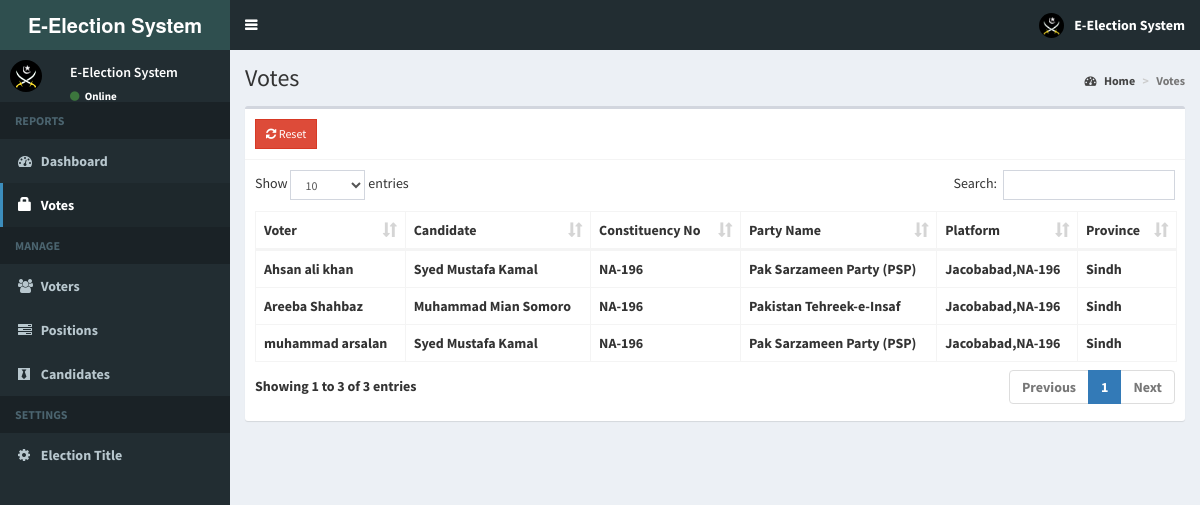
Screenshot of /admin/votes.php (signed in) with the database file from the repository.
### tables this page shows
CREATE TABLE `list_votes` (
  `id` int(11) NOT NULL,
  `voters_id` int(11) NOT NULL,
  `candidate_id` int(11) NOT NULL,
  `constituency_no` varchar(15) NOT NULL,
  `party_name` varchar(30) NOT NULL,
  `platform` varchar(30) NOT NULL,
  `province` varchar(20) NOT NULL
);

CREATE TABLE `voters` (
  `id` int(11) NOT NULL,
  `name` varchar(30) NOT NULL,
  `mobile_no` varchar(13) NOT NULL,
  `address` varchar(100) NOT NULL,
  `nic_no` varchar(20) NOT NULL,
  `constituency_name` varchar(30) NOT NULL,
  `province_name` varchar(30) NOT NULL,
  `voters_id` varchar(15) NOT NULL,
  `password` varchar(60) NOT NULL,
  `photo` varchar(150) NOT NULL,
  `reset_vote` int(1) NOT NULL,
  `otp_code` varchar(6) NOT NULL
);

CREATE TABLE `candidate_list` (
  `id` int(50) NOT NULL,
  `name` varchar(50) NOT NULL,
  `email` varchar(50) NOT NULL,
  `mobile_no` varchar(50) NOT NULL,
  `nic_no` varchar(50) NOT NULL,
  `party_name` varchar(50) NOT NULL,
  `party_logo` longblob NOT NULL,
  `photo` longblob NOT NULL,
  `position_id` int(11) NOT NULL,
  `candidate_id` varchar(15) NOT NULL,
  `constitution_name` varchar(50) NOT NULL,
  `constituency_no` varchar(50) NOT NULL,
  `province` varchar(255) NOT NULL,
  `platform` text NOT NULL,
  `password` varchar(60) NOT NULL
);

### admin/includes/session.php (called while the page is built, shortened)
<?php
	include 'includes/conn.php';
	$sql = "SELECT * FROM admin WHERE id = '".$_SESSION['admin']."'";
	$query = $conn->query($sql);
	$user = $query->fetch_assoc();
?>

### admin/votes.php (the view, shortened to what this page needs)
<?php include 'includes/session.php'; ?>
<?php include 'includes/header.php'; ?>
<body class="hold-transition skin-blue sidebar-mini">
<div class="wrapper">
  <?php include 'includes/navbar.php'; ?>
  <?php include 'includes/menubar.php'; ?>
  <div class="content-wrapper">
    <section class="content-header">
      <h1>
        Votes
      </h1>
      <ol class="breadcrumb">
        <li><a href="#"><i class="fa fa-dashboard"></i> Home</a></li>
        <li class="active">Votes</li>
      </ol>
    </section>
    <section class="content">
      <div class="row">
        <div class="col-xs-12">
          <div class="box">
            <div class="box-header with-border">
              <a href="#reset" data-toggle="modal" class="btn btn-danger btn-sm btn-flat"><i class="fa fa-refresh"></i> Reset</a>
            </div>
            <div class="box-body">
              <table id="example1" class="table table-bordered">
                <thead>
                  <th>Voter</th>
                  <th>Candidate</th>
                  <th>Constituency No</th>
                  <th>Party Name</th>
                  <th>Platform</th>
                  <th>Province</th>
                </thead>
                <tbody>
                  <?php
                    $sql = "SELECT *, candidate_list.name AS canName,voters.name AS votName FROM list_votes LEFT JOIN candidate_list ON candidate_list.id=list_votes.candidate_id LEFT JOIN voters ON voters.id=list_votes.voters_id";
                    $query = $conn->query($sql);
                    while($row = $query->fetch_assoc()){
                      echo "
                        <tr>
                          <td class='hidden'></td>
                          <td>".$row['votName']."</td>
                          <td>".$row['canName']."</td>
                          <td>".$row['constituency_no']."</td>
                          <td>".$row['party_name']."</td>
                          <td>".$row['platform']."</td>
                          <td>".$row['province']."</td>
                        </tr>
                      ";
                    }
                  ?>
                </tbody>
              </table>
            </div>
          </div>
        </div>
      </div>
    </section>
  </div>
</div>
</body>
</html>

### admin/includes/navbar.php (shortened to what this page needs)
<header class="main-header">
  <a href="home.php" class="logo">
    <span class="logo-lg"><b>E-Election System </span>
  </a>
  <nav class="navbar navbar-static-top">
    <a href="#" class="sidebar-toggle" data-toggle="push-menu" role="button">
    </a>
    <div class="navbar-custom-menu">
      <ul class="nav navbar-nav">
        <li class="dropdown user user-menu">
          <a href="#" class="dropdown-toggle" data-toggle="dropdown">
            <img src="<?php echo (!empty($user['photo'])) ? '../images/'.$user['photo'] : '../images/profile.jpg'; ?>" class="user-image" alt="User Image">
            <span class="hidden-xs"><?php echo $user['firstname'].' '.$user['lastname']; ?></span>
          </a>
        </li>
      </ul>
    </div>
  </nav>
</header>

### admin/includes/menubar.php (shortened to what this page needs)
<aside class="main-sidebar">
  <section class="sidebar">
    <div class="user-panel">
      <div class="pull-left image">
        <img src="<?php echo (!empty($user['photo'])) ? '../images/'.$user['photo'] : '../images/profile.jpg'; ?>" class="img-circle" alt="User Image">
      </div>
      <div class="pull-left info">
        <p><?php echo $user['firstname'].' '.$user['lastname']; ?></p>
        <a><i class="fa fa-circle text-success"></i> Online</a>
      </div>
    </div>
    <ul class="sidebar-menu" data-widget="tree">
      <li class="header">REPORTS</li>
      <li class=""><a href="home.php"><i class="fa fa-dashboard"></i> <span>Dashboard</span></a></li>
      <li class=""><a href="votes.php"><span class="glyphicon glyphicon-lock"></span> <span>Votes</span></a></li>
      <li class="header">MANAGE</li>
      <li class=""><a href="voters.php"><i class="fa fa-users"></i> <span>Voters</span></a></li>
      <li class=""><a href="positions.php"><i class="fa fa-tasks"></i> <span>Positions</span></a></li>
      <li class=""><a href="candidates.php"><i class="fa fa-black-tie"></i> <span>Candidates</span></a></li>
      <li class="header">SETTINGS</li>
      <li class=""><a href="#config" data-toggle="modal"><i class="fa fa-cog"></i> <span>Election Title</span></a></li>
    </ul>
  </section>
</aside>

### rows the page displays
list_votes: voters.name "Ahsan ali khan", candidate_list.name "Syed Mustafa Kamal", candidate_list.constituency_no "NA-196", candidate_list.party_name "Pak Sarzameen Party (PSP)", candidate_list.platform "Jacobabad,NA-196", candidate_list.province "Sindh"
list_votes: voters.name "Areeba Shahbaz", candidate_list.name "Muhammad Mian Somoro", candidate_list.constituency_no "NA-196", candidate_list.party_name "Pakistan Tehreek-e-Insaf", candidate_list.platform "Jacobabad,NA-196", candidate_list.province "Sindh"
list_votes: voters.name "muhammad arsalan", candidate_list.name "Syed Mustafa Kamal", candidate_list.constituency_no "NA-196", candidate_list.party_name "Pak Sarzameen Party (PSP)", candidate_list.platform "Jacobabad,NA-196", candidate_list.province "Sindh"

### other values shown
$user['firstname'] "E-Election"
$user['lastname'] "System"
